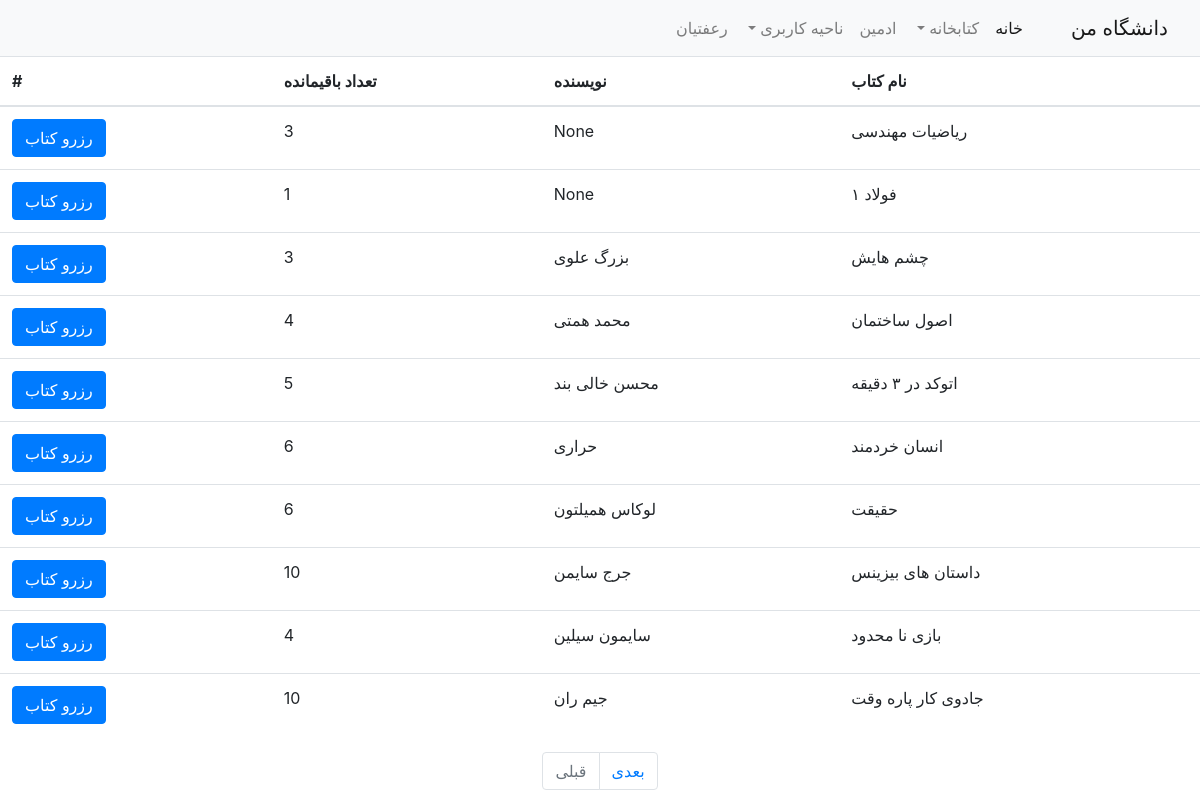
/library/ (signed in), run on the app's committed database.
### account/models.py (models this page shows, shortened)
class User(AbstractBaseUser):
    first_name = models.CharField(max_length=60)
    last_name = models.CharField(max_length=100)
    avatar = models.ImageField(null=True,blank=True)
    last_login = models.DateTimeField(auto_now=True)
    email = models.EmailField(verbose_name='email address', max_length=255, unique=True)
    position = models.ForeignKey(Position, on_delete=models.CASCADE, blank=True, null=True)
    identifier = models.PositiveIntegerField(unique=True, blank=True, null=True)
    is_active = models.BooleanField(default=True)
    is_staff = models.BooleanField(default=False)
    is_superuser = models.BooleanField(default=False)
    is_admin = models.BooleanField(default=False)
    is_student = models.BooleanField(default=True)
    USERNAME_FIELD = 'identifier'
    REQUIRED_FIELDS = ['first_name', 'last_name', 'email']
    objects = CustomUserManager()

### library/models.py (models this page shows, shortened)
class Book(models.Model):
    name = models.CharField(max_length=60)
    faculty = models.ForeignKey(Faculty, on_delete=models.CASCADE)
    quantity = models.PositiveSmallIntegerField()
    picture = models.ImageField(null=True, blank=True)
    author = models.CharField(max_length=60, blank=True, null=True)
    @property
    def reminded(self):
        return self.quantity - Lend.objects.filter(book=self).count()

### library/views.py (the view, shortened to what this page needs)
# urls.py: path('', BookList.as_view(), name='library'),
class BookList(LoginRequiredMixin, ListView):
    paginate_by = 10
    login_url = reverse_lazy('account:login')
    template_name = 'library/index.html'
    context_object_name = 'books'
    def get_queryset(self):
        return Book.objects.filter(faculty=self.request.user.position.department.faculty)
    def get_context_data(self, *args, object_list=None, **kwargs):
        context = super(BookList, self).get_context_data(*args, object_list=None, **kwargs)
        if 'status' in self.request.session and 'book_lent' in self.request.session:
            context['status'] = self.request.session['status']
            context['book_lent'] = Book.objects.get(id=self.request.session['book_lent']).name
            self.flushLentDataSession()
        return context

### library/templates/library/index.html (shortened to what this page needs)
{% extends 'account/layout.html' %}
{% block body %}
    <table class="table">
        <thead>
        <tr>
            <th>نام کتاب</th>
            <th>نویسنده</th>
            <th>تعداد باقیمانده</th>
            <th>#</th>
        </tr>
        </thead>
        <tbody>
        {% for book in books %}
            <tr>
                <td>{{ book.name }}</td>
                <td>{{ book.author }}</td>
                <td>{{ book.reminded }}</td>
                <td>
                    <form method="post" action="{% url 'lendout' %}">
                        <input type="submit" class="btn btn-primary" value="رزرو کتاب"></input>
                    </form>
                </td>
            </tr>
        {% endfor %}
        </tbody>
    </table>
    <nav aria-label="Page navigation example">
        <ul class="pagination justify-content-center" style="direction: ltr">
            {% if page_obj.has_previous %}
                <li class="page-item "><a class="page-link" href="?page={{ page_obj.previous_page_number }}">قبلی</a>
                </li>
            {% else %}
                <li class="page-item disabled"><a class="page-link" href="#">قبلی</a></li>
            {% endif %}
            {% if page_obj.has_next %}
                <li class="page-item"><a class="page-link" href="?page={{ page_obj.next_page_number }}">بعدی</a></li>
            {% else %}
                <li class="page-item disabled"><a class="page-link" href="#">بعدی</a></li>
            {% endif %}
        </ul>
    </nav>
{% endblock %}

### account/templates/account/layout.html (shortened to what this page needs)
<!doctype html>
<html lang="en">
<head>
    <link rel="stylesheet" href="https://cdn.jsdelivr.net/npm/bootstrap@4.6.0/dist/css/bootstrap.min.css"
>
</head>
<body>
<nav class="navbar navbar-expand-lg navbar-light bg-light">
    <a class="navbar-brand" href="#">دانشگاه من</a>
    <div class="collapse navbar-collapse" id="navbarNavDropdown">
        <ul class="navbar-nav">
            <li class="nav-item active">
                <a class="nav-link" href="#">خانه <span class="sr-only">(current)</span></a>
            </li>
            <li class="nav-item dropdown">
                <a class="nav-link dropdown-toggle" href="#" id="library" role="button"
                   data-toggle="dropdown" aria-haspopup="true" aria-expanded="false">
                    کتابخانه
                </a>
            </li>
            <li class="nav-item">
                <a class="nav-link" href="/admin">ادمین</a>
            </li>
            <li class="nav-item dropdown">
                <a class="nav-link dropdown-toggle" href="#" id="navbarDropdownMenuLink" role="button"
                   data-toggle="dropdown" aria-haspopup="true" aria-expanded="false">
                    ناحیه کاربری
                </a>
            </li>
            <li class="nav-item"><a class="nav-link" href="#">{{ user.last_name }}</a></li>
        </ul>
    </div>
</nav>
{% block body %}
{% endblock %}
</body>
</html>

### account/templates/account/layout.html (style rules this page uses)
body { direction: rtl; }

### data on the page
User: last_name "رعفتیان"
Book: name "ریاضیات مهندسی", author "None", reminded "3"
Book: name "فولاد ۱", author "None", reminded "1"
Book: name "چشم هایش", author "بزرگ علوی", reminded "3"
Book: name "اصول ساختمان", author "محمد همتی", reminded "4"
Book: name "اتوکد در ۳ دقیقه", author "محسن خالی بند", reminded "5"
Book: name "انسان خردمند", author "حراری", reminded "6"
Book: name "حقیقت", author "لوکاس همیلتون", reminded "6"
Book: name "داستان های بیزینس", author "جرج سایمن", reminded "10"
Book: name "بازی نا محدود", author "سایمون سیلین", reminded "4"
Book: name "جادوی کار پاره وقت", author "جیم ران", reminded "10"
